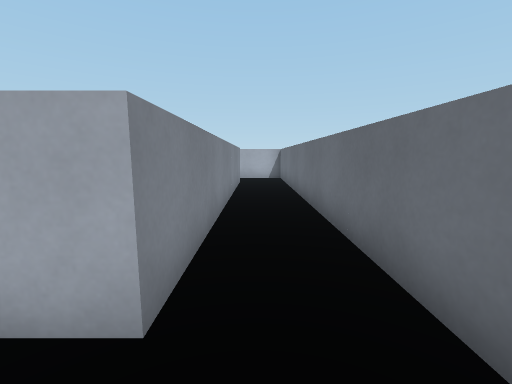
View 1 (above)

24 first-person views from a walk through a 3-D level made in the Godot game engine. The camera is 1.2 m above the floor, tilts 8° down and sees 90° across. The floor is counted in squares, 1 m on a side. Each view is taken from the middle of a square. On the plan, view 1 faces up. The plan holds only what a view shows up to about 12 squares ahead; the rest is blank. The place goes on beyond the plan. Characters and animated objects are left out. Surface patterns are stand-ins for the level's own textures.

View 2
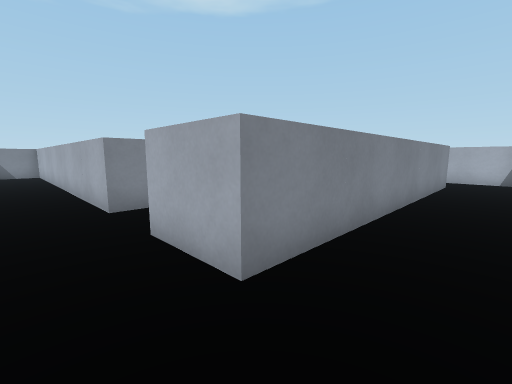

View 3
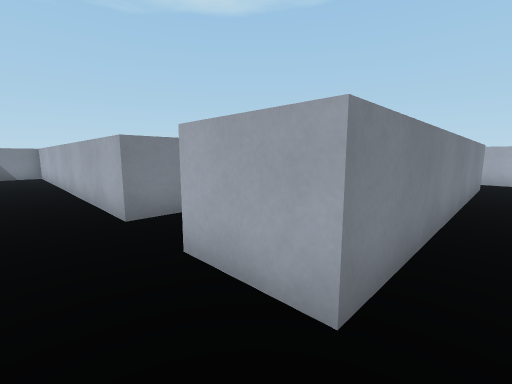

View 4
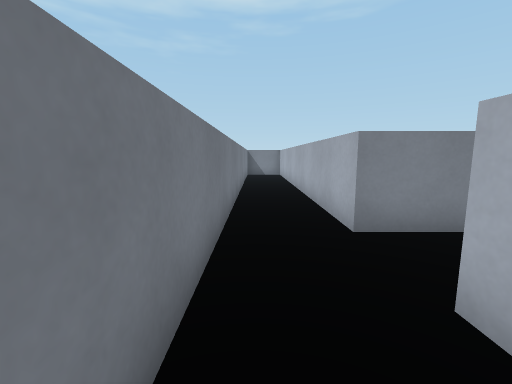

View 5
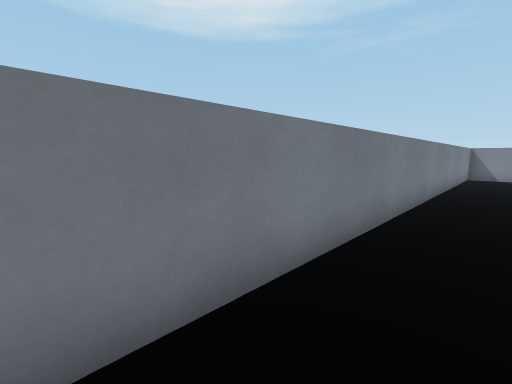

View 6
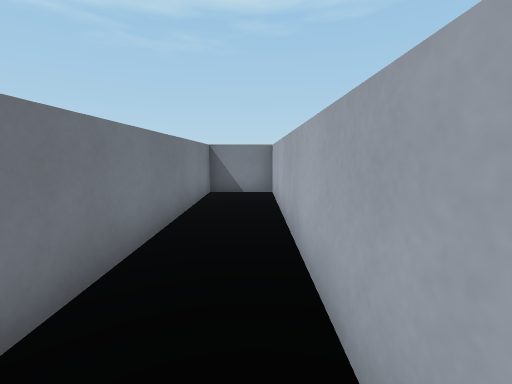

View 7
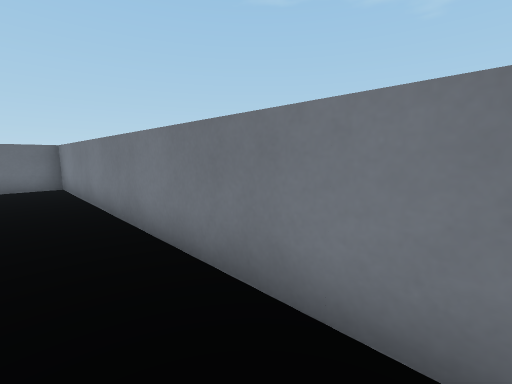

View 8
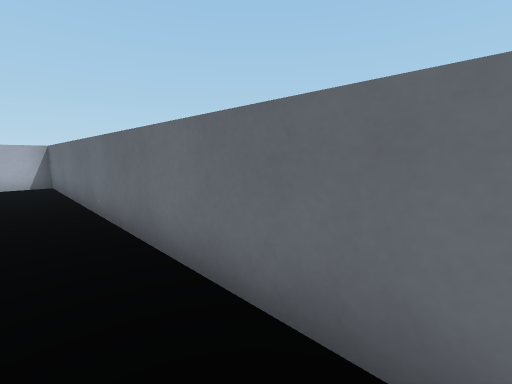

View 9
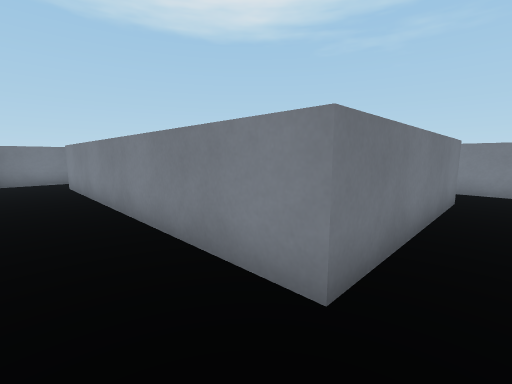

View 10
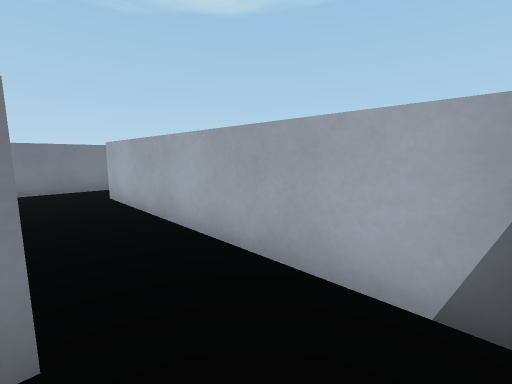

View 11
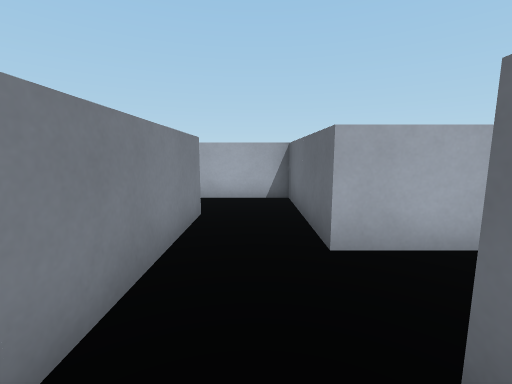

View 12
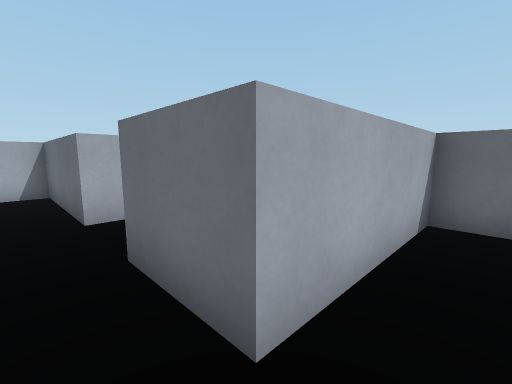

View 13
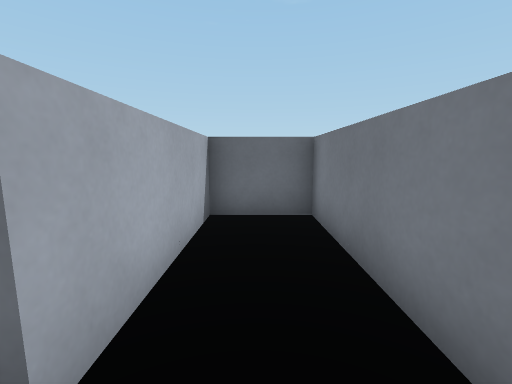

View 14
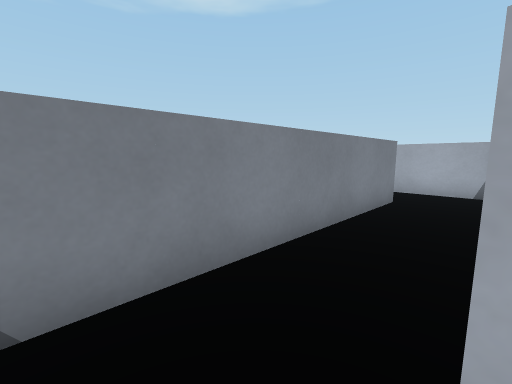

View 15
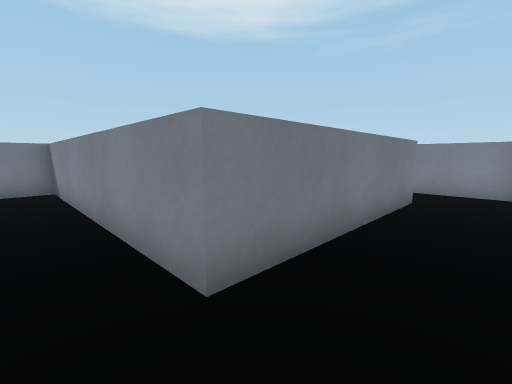

View 16
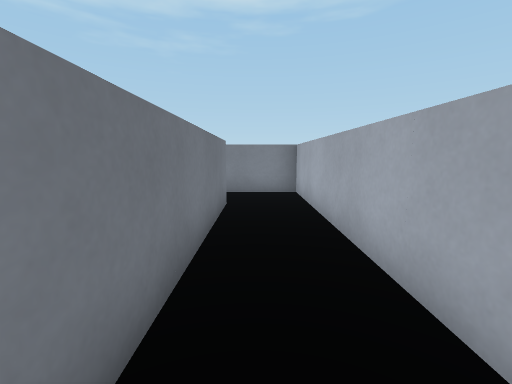

View 17
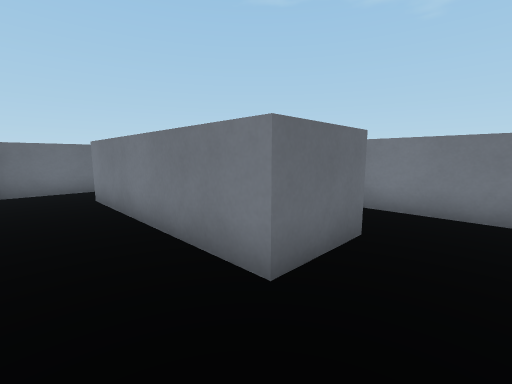

View 18
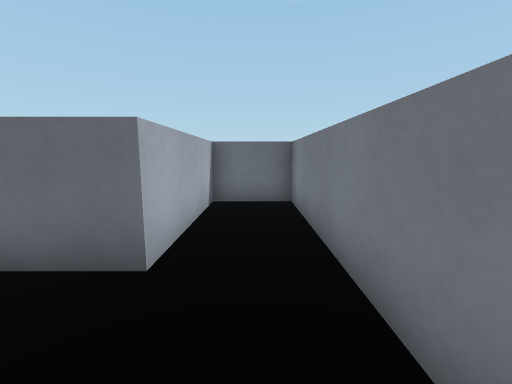

View 19
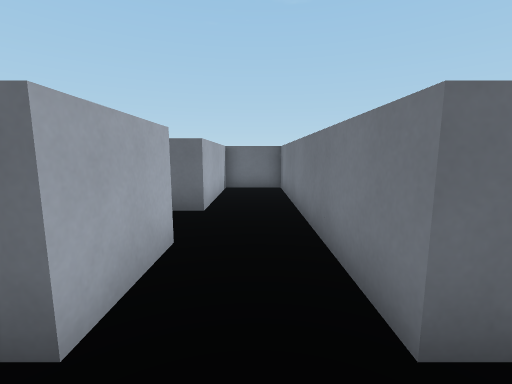

View 20
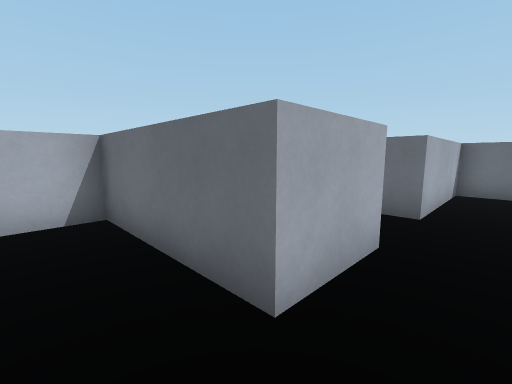

View 21
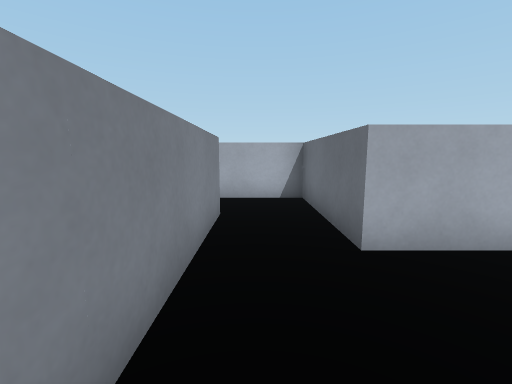

View 22
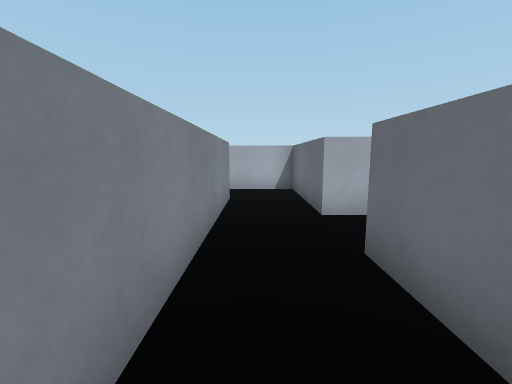

View 23
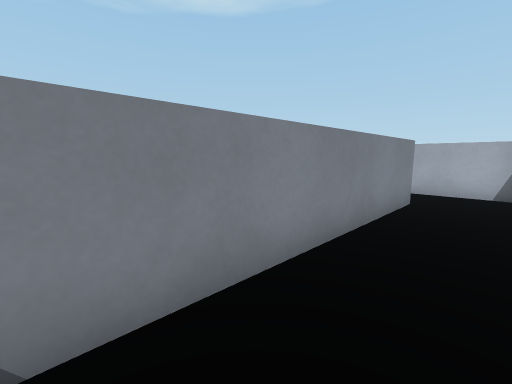

View 24
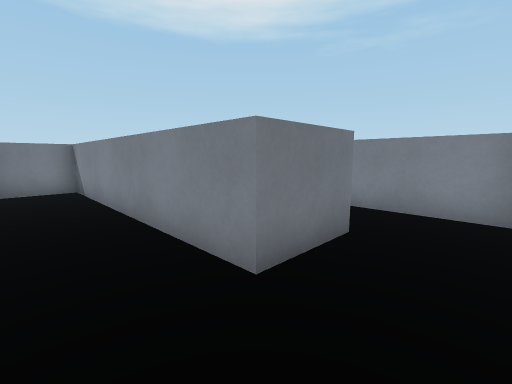

### Floor plan
Ten units are one square. View 1 is at (0, 0); x grows to the right and y downward. Boxes are objects, and circles mark ways between rooms. Rooms are numbered by the first view taken in them; rooms with no view inside come last. Other rooms are left out.
<svg viewBox="-265 -189 284 199">
<path fill="none" stroke="#000" d="M-49 -34 -49 -16 -176 -16 -176 5 14 5 14 -10M14 -12 14 -141 -70 -141M-70 -120 -7 -120 -7 -16 -29 -16M-70 -78 -28 -78 -28 -99 -70 -99 -70 -120M-91 -126 -91 -78 -79 -78M-102 -184 -176 -184 -176 -158M-175 -141 -196 -141M-70 -165 -70 -184 -99 -184M-196 -120 -112 -120 -112 -141 -155 -141 -155 -163 -91 -163M-196 -141 -196 -184 -222 -184M-239 -163 -217 -163 -217 -78 -199 -78M-196 -102 -196 -120M-260 -181 -260 -164M-70 -141 -70 -165M-91 -163 -91 -126"/>
<circle cx="-70" cy="-130" r="3" fill="#2a7"/>
<circle cx="-80" cy="-120" r="3" fill="#2a7"/>
<circle cx="-185" cy="-130" r="3" fill="#2a7"/>
<circle cx="-80" cy="-160" r="3" fill="#2a7"/>
<text x="-40" y="-30">1</text>
<text x="-70" y="-90">2</text>
<text x="-140" y="-170">3</text>
<text x="-210" y="-150">4</text>
<text x="-80" y="-150">5</text>
</svg>
Room 1 opens to room 5. Room 2 opens to room 5. Room 3 opens to room 4. Room 3 opens to room 5.

Where each view was taken, in squares from view 1:
view 1: 0 up, 0 right, facing up
view 2: 0 up, 1 right, facing up-left
view 3: 0 up, 0 right, facing up-left
view 4: 0 up, 1 left, facing left
view 5: 1 up, 1 left, facing down-left
view 6: 1 up, 9 left, facing left
view 7: 1 up, 10 left, facing down-right
view 8: 2 up, 0 right, facing up-right
view 9: 13 up, 1 right, facing down-left
view 10: 12 up, 1 right, facing up-left
view 11: 11 up, 8 left, facing up
view 12: 9 up, 8 left, facing up-right
view 13: 9 up, 8 left, facing right
view 14: 9 up, 7 left, facing up-left
view 15: 18 up, 8 left, facing down-left
view 16: 17 up, 9 left, facing left
view 17: 18 up, 17 left, facing down-right
view 18: 13 up, 18 left, facing right
view 19: 13 up, 21 left, facing right
view 20: 13 up, 21 left, facing up-right
view 21: 11 up, 21 left, facing up
view 22: 9 up, 21 left, facing up
view 23: 9 up, 20 left, facing up-left
view 24: 18 up, 20 left, facing down-left
